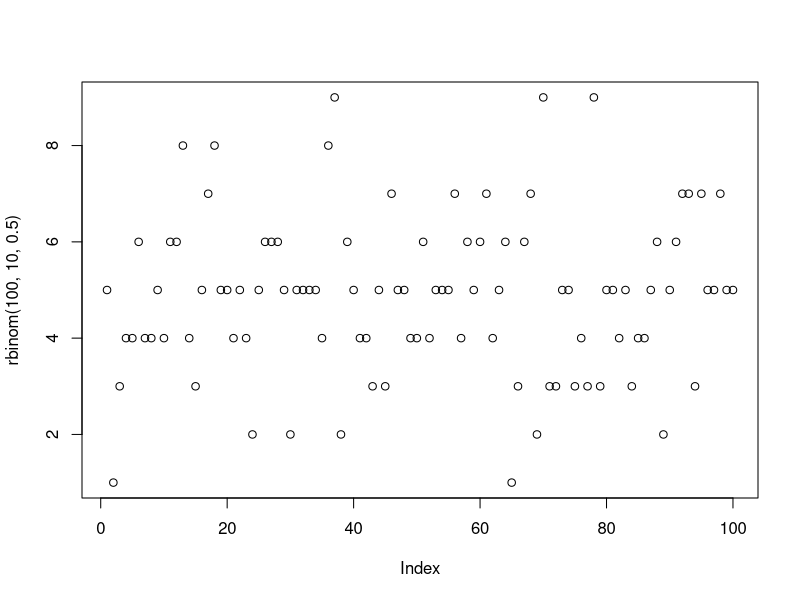
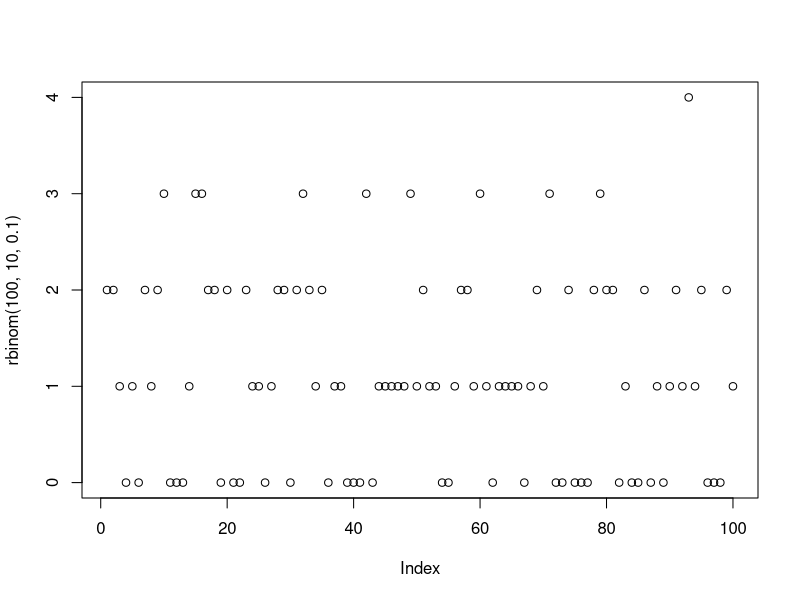
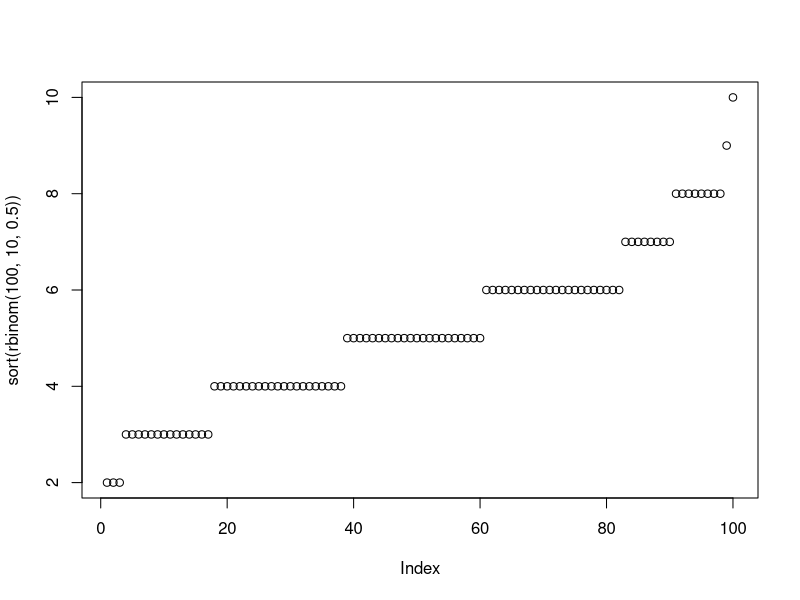
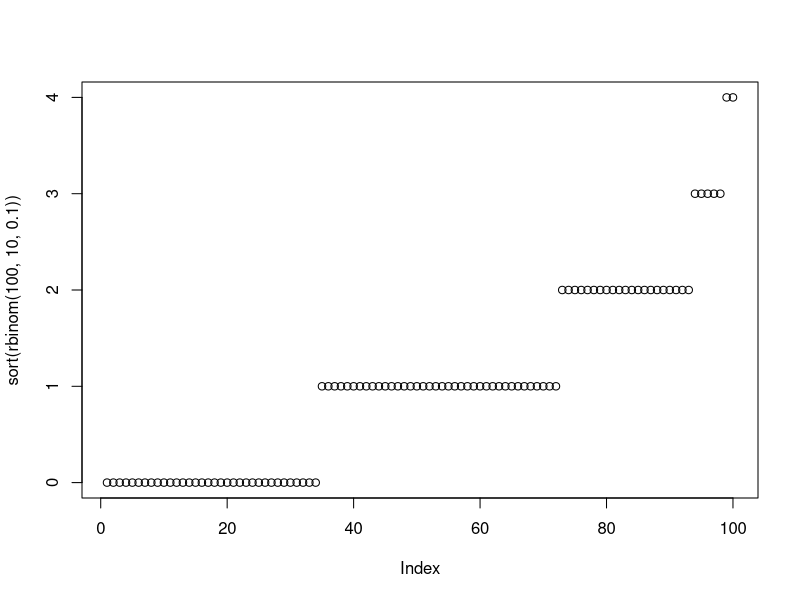
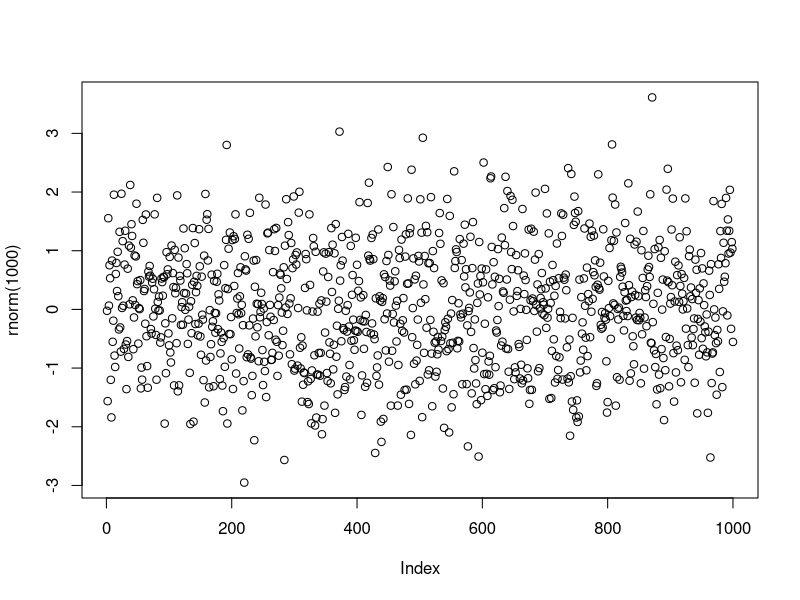
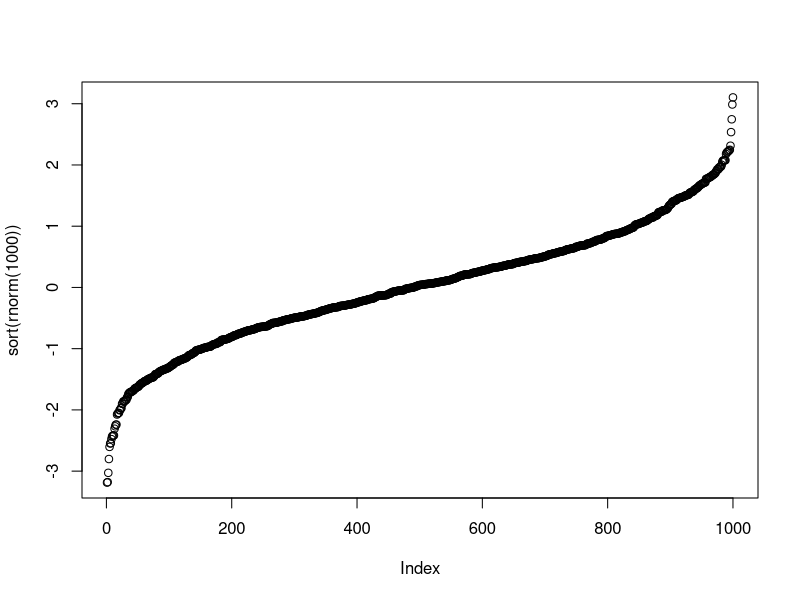

These charts were generated, in order, by the following R code:
## ---- chunk 1
plot(rbinom(100,10,0.5))
## ---- chunk 2
plot(rbinom(100,10,0.1))
## ---- chunk 3
plot(sort(rbinom(100,10,0.5)))
## ---- chunk 4
plot(sort(rbinom(100,10,0.1)))
## ---- chunk 5
plot(rnorm(1000))
## ---- chunk 6
plot(sort(rnorm(1000)))
